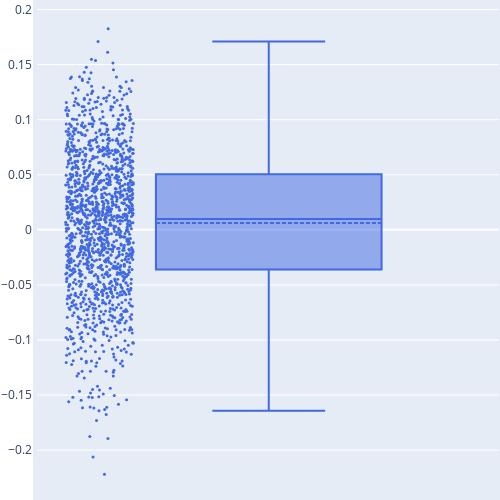

Notebook source saved alongside this figure:
### Markdown cell above
q=0

### Code cell
q = 0

name = "JL-LS"*"n"*string(n)*"p"*string(p)*"eta"*string(eta)*"q"*string(q)
lev = leverage_score(B, q)
JL_lev = JL_lev_score_estimates(B, q; cst);

rel_diff = (lev-JL_lev)./lev;
println("mean: ", mean(rel_diff), " std: ", std(rel_diff))

name = "JL-LS"*"n"*string(n)*"p"*string(p)*"eta"*string(eta)*"q"*string(q)

trace = box(y=rel_diff,
boxpoints="all",
marker=attr(
        color="LightSkyBlue",
        size=3),
quartilemethod="linear",
name="",
marker_color="royalblue",
boxmean=true)


layout = Layout(

    autosize=false,

    width=500,

    height=500,

    margin=attr(l=1, r=1, b=1, t=1, pad=4),

)
PlotlyJS.plot(trace,layout)

### Figure 1 — Plotly figure (JSON) as saved in the notebook; plotly's stock layout.template omitted (floating-point values rounded to 4 significant figures; data arrays with more than 128 entries replaced by an {"elided": "..."} marker saying what was removed)
{"data": [{"boxmean": true, "boxpoints": "all", "marker": {"color": "royalblue", "size": 3}, "name": "", "quartilemethod": "linear", "type": "box", "y": {"elided": "1501 float values"}}], "layout": {"autosize": false, "height": 500, "margin": {"b": 1, "l": 1, "pad": 4, "r": 1, "t": 1}, "width": 500}}
